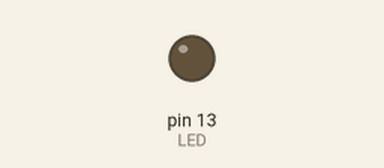
This sketch was run on a simulated Arduino Uno, built with avr-gcc and run on an emulated ATmega328P. On the bench: output pins drawn as LEDs (lit = HIGH).

Above: at 0.6 s.
At 2.5 s:
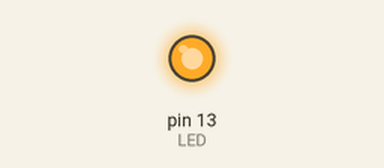
Timing chart, 0 to 6.6 s (numbered marks = the images above):
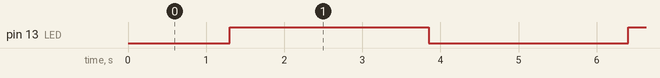

The sketch:

sketch_Test2.ino
```cpp
int LED=13;
int helligkeit= 0;
int fadeschritte= 5;

void setup()
{
  pinMode(LED, OUTPUT);
}
void loop()
{
  analogWrite(LED, helligkeit);
  helligkeit = helligkeit + fadeschritte;
  delay(50);
  if (helligkeit == 0 || helligkeit == 255)
  {
    fadeschritte = -fadeschritte ;
  }
}
```

Measured:
- by itself, pin 13 (LED): alternates HIGH for 2.6 s and LOW for 2.6 s
